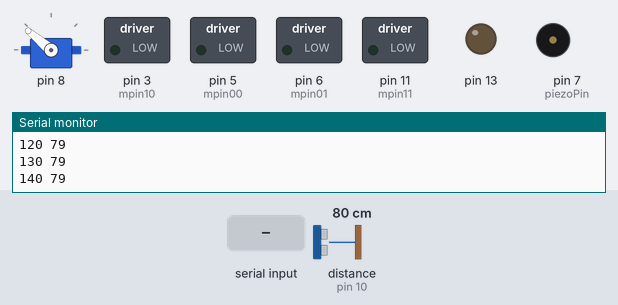
The sketch below on a simulated Arduino Uno, built with avr-gcc and run on an emulated ATmega328P. On the bench: servo, switched loads named in the sketch (green lamp = pin HIGH), output pins drawn as LEDs (lit = HIGH), buzzer (waves = sounding), the last lines printed to the serial monitor. Wiring (inferred from the names in the program): ultrasonic range finder: trigger pin 9; echo pin 10. The inputs (shaded band) are chosen by the test bench; at power-on: distance to the obstacle (sensor on pin 10) 80 cm. The echo pulse lasts 58.3 µs per cm; pins used as bus, display or sensor lines are not drawn.

Above: at 1.2 s.
1.3 s: "w" received over the second serial link
At 2.3 s:
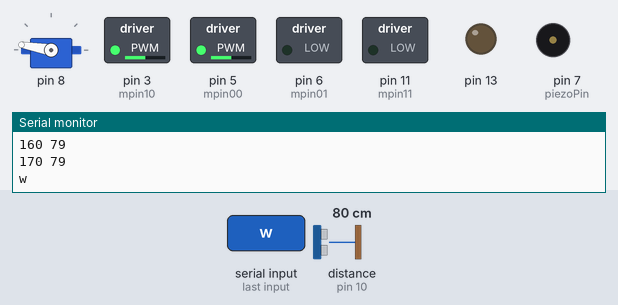
4.8 s: distance to the obstacle (sensor on pin 10) set to 44 cm
8.3 s: distance to the obstacle (sensor on pin 10) set to 38 cm
At 10.3 s:
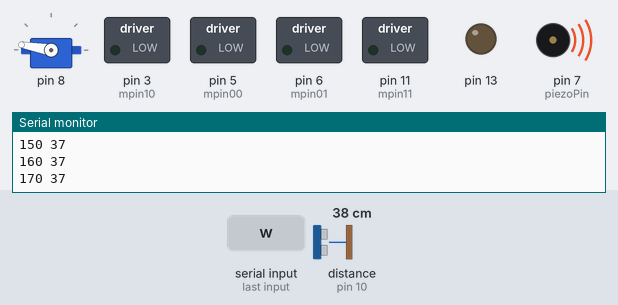
11.8 s: "s" received over the second serial link
At 12.7 s:
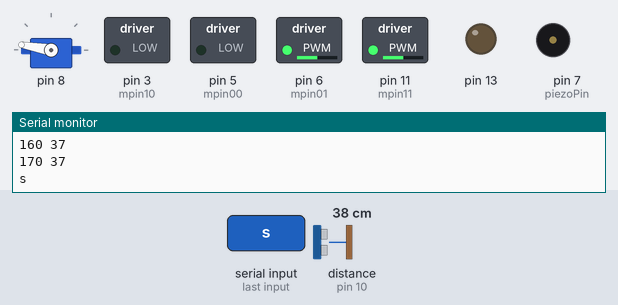
15.3 s: "d" received over the second serial link
At 16.91 s:
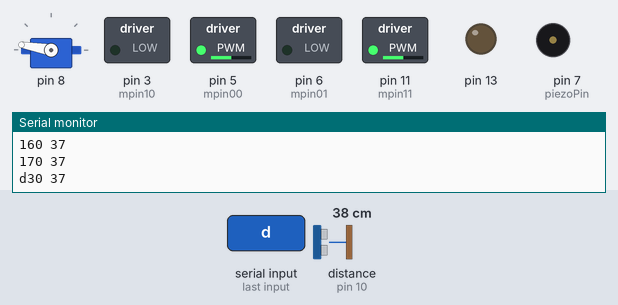
18.8 s: "a" received over the second serial link
At 19.05 s:
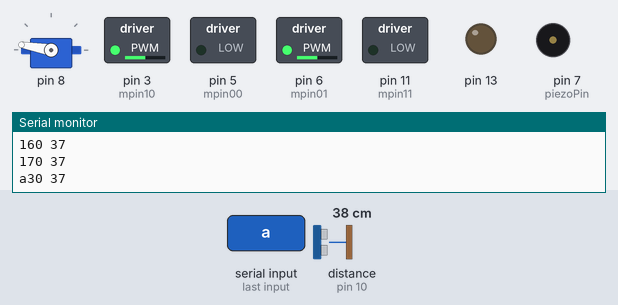
Timing chart, 0 to 23.3 s (numbered marks = the images above; inputs shaded):
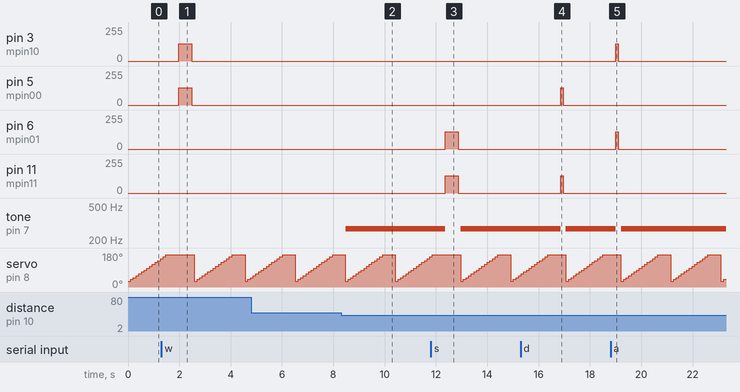

Measured:
- the behaviour switches between 41 and 40 cm on distance to the obstacle (sensor on pin 10) (found by bisection; images 1 and 2)
- after the input at 1.3 s, pin 3 (mpin10), pin 5 (mpin00): 0/255 → 128/255 after 0.68 s, → 0/255 0.50 s later
- after the input at 8.3 s, tone on pin 7 (piezoPin): silent → 270 Hz after 0.18 s
- after the input at 11.8 s, pin 6 (mpin01), pin 11 (mpin11): 0/255 → 128/255 after 0.57 s, → 0/255 0.50 s later; tone on pin 7 (piezoPin): 270 Hz → silent after 0.57 s, → 270 Hz 0.60 s later
- after the input at 15.3 s, pin 5 (mpin00), pin 11 (mpin11): 0/255 → 128/255 after 1.6 s, → 0/255 0.10 s later; tone on pin 7 (piezoPin): 270 Hz → silent after 1.6 s, → 270 Hz 0.20 s later
- after the input at 18.8 s, pin 3 (mpin10), pin 6 (mpin01): 0/255 → 128/255 after 0.21 s, → 0/255 0.10 s later; tone on pin 7 (piezoPin): 270 Hz → silent after 0.21 s, → 270 Hz 0.20 s later
- by itself, servo on pin 8: repeats every 1.9 s: 40° 0.10 s, 50° 0.10 s, 60° 0.10 s, 70° 0.10 s, 80° 0.10 s, 90° 0.10 s, 100° 0.10 s, 110° 0.10 s, 120° 0.10 s, 130° 0.10 s, 140° 0.10 s, 150° 0.10 s, 160° 0.10 s, 170° 0.50 s, 30° 0.10 s

The sketch:

robot.ino
```cpp
#include <Servo.h>
#include <SoftwareSerial.h>
// Pinii motor 1
#define mpin00 5
#define mpin01 6
// Pinii motor 2
#define mpin10 3
#define mpin11 11
Servo srv;
int angle=-1;
const int trigPin = 9;
const int echoPin = 10;
const int piezoPin = 7;
long duration;
int distance;
SoftwareSerial mySerial(12,2);  //RX, TX

void setup() {
// configurarea pinilor motor ca iesire, initial valoare 0
digitalWrite(mpin00, 0);
digitalWrite(mpin01, 0);
digitalWrite(mpin10, 0);
digitalWrite(mpin11, 0);
pinMode (mpin00, OUTPUT);
pinMode (mpin01, OUTPUT);
pinMode (mpin10, OUTPUT);
pinMode (mpin11, OUTPUT);

// pin LED
pinMode(13, OUTPUT);
pinMode(trigPin, OUTPUT); // Sets the trigPin as an Output
pinMode(echoPin, INPUT); // Sets the echoPin as an Input
pinMode(piezoPin, OUTPUT); // Pin folosit de Buzzer
Serial.begin(9600); // Starts the serial communication
mySerial.begin(9600);
}


// Funcție pentru controlul unui motor
// Intrare: pinii m1 și m2, direcția și viteza
void StartMotor (int m1, int m2, int forward, int speed)
{
  if (speed==0) // oprire
  {
    digitalWrite(m1, 0);
    digitalWrite(m2, 0);
  }
  else
  {
    if (forward)
    {
      digitalWrite(m2, 0);
      analogWrite(m1, speed); // folosire PWM
    }
  else
  {
    digitalWrite(m1, 0);
    analogWrite(m2, speed);
  }
}
}


// Funcție de siguranță
// Execută oprire motoare, urmată de delay
void delayStopped(int ms)
{
  StartMotor (mpin00, mpin01, 0, 0);
  StartMotor (mpin10, mpin11, 0, 0);
  delay(ms);
}

void testServo(int pin){
  srv.attach(pin);
  for(int i=30; i<=170; i=i+10){
    srv.write(i);
    angle=i;
   // Serial.print("Angle: ");
    Serial.print(angle);
    readUltraSonic();
    delay(100);
  }
  delay(400);
  srv.detach();
}

int readUltraSonic(){
  // Clears the trigPin
  digitalWrite(trigPin, LOW);
  delayMicroseconds(2);

  // Sets the trigPin on HIGH state for 10 micro seconds
  digitalWrite(trigPin, HIGH);
  delayMicroseconds(10);
  digitalWrite(trigPin, LOW);

  // Reads the echoPin, returns the sound wave travel time in microseconds
  duration = pulseIn(echoPin, HIGH);
  // Calculating the distance
  distance= duration*0.034/2;
  //Serial.print("Distance: ");
   Serial.print(" ");
   Serial.println(distance);
  if (distance < 40) {
    tone(piezoPin,10000/distance,500);
  }
}

void startMotors(){
  if (mySerial.available()){
    char com=mySerial.read();
    Serial.write(com);
    if( com=='w' || com=='W'){
      StartMotor (mpin00, mpin01, 1, 128);
      StartMotor (mpin10, mpin11, 1, 128);
      delay (500); // Cât timp e motorul pornit
    }

    if( com=='s' || com=='S'){
      StartMotor (mpin00, mpin01, 0, 128);
      StartMotor (mpin10, mpin11, 0, 128);
      delay (500);
    }

    if (com=='d' || com=='D'){
      StartMotor (mpin00, mpin01, 1, 128);
      StartMotor (mpin10, mpin11, 0, 128);
      delay (100);
    }

    if( com=='a' || com=='A'){
      StartMotor (mpin00, mpin01, 0, 128);
      StartMotor (mpin10, mpin11, 1, 128);
      delay (100);
    }
      delayStopped(100);
}
}

void loop() {

// Pornirea motorului Servo
testServo(8);

//delay(250);
startMotors();

}
```
